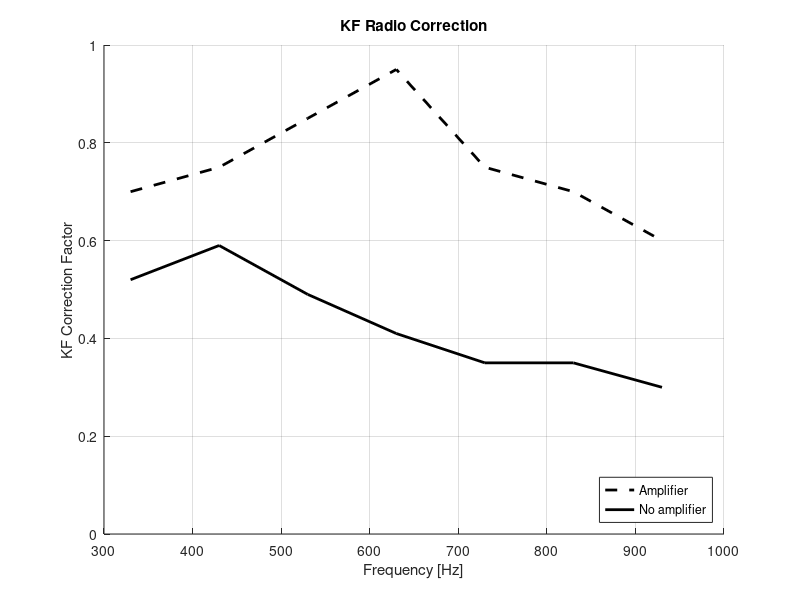
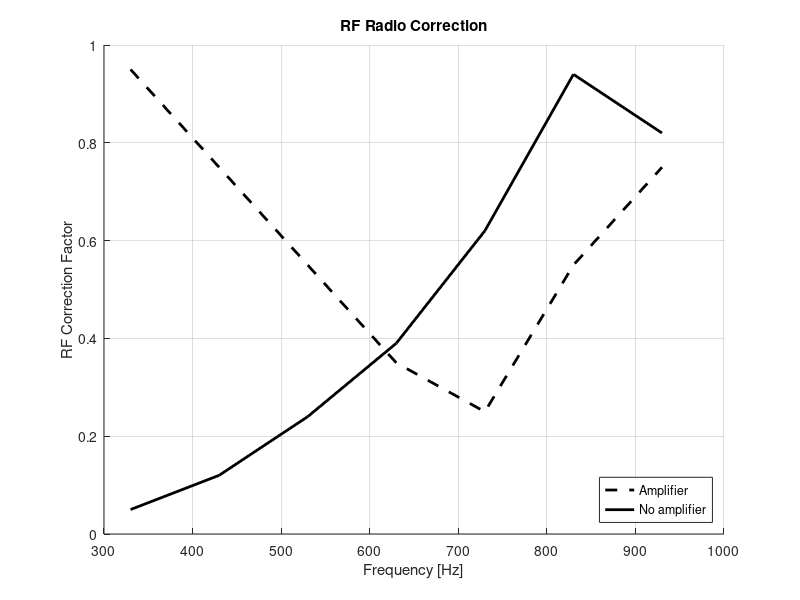

Recreate these plots in MATLAB, in order.


kFreqs = [330, 430, 530, 630, 730, 830, 930];
kAmp =   [0.7, 0.75, 0.85, 0.95, 0.75, 0.7, 0.6];
kNoAmp = [0.52, 0.59, 0.49, 0.41, 0.35, 0.35, 0.30];

figure; hold on; grid on;
plot(kFreqs, kAmp, 'k--', 'DisplayName',  'Amplifier', 'LineWidth', 2);
plot(kFreqs, kNoAmp, 'k-', 'DisplayName',  'No amplifier', 'LineWidth', 2);
title('KF Radio Correction');
xlabel('Frequency [Hz]');
ylabel('KF Correction Factor');
ylim([0, 1]);
grid on; legend('location', 'southeast');
saveas(gcf, 'KF.png');

kFreqs = [330, 430, 530, 630, 730, 830, 930];
kAmp =   [0.95, 0.75, 0.55, 0.35, 0.25, 0.55, 0.75];
kNoAmp = [0.05, 0.12, 0.24, 0.39, 0.62, 0.94, 0.82];

figure; hold on; grid on;
plot(kFreqs, kAmp, 'k--', 'DisplayName',  'Amplifier', 'LineWidth', 2);
plot(kFreqs, kNoAmp, 'k-', 'DisplayName',  'No amplifier', 'LineWidth', 2);
title('RF Radio Correction');
xlabel('Frequency [Hz]');
ylabel('RF Correction Factor');
ylim([0, 1]);
grid on; legend('location', 'southeast');
saveas(gcf, 'RF.png');